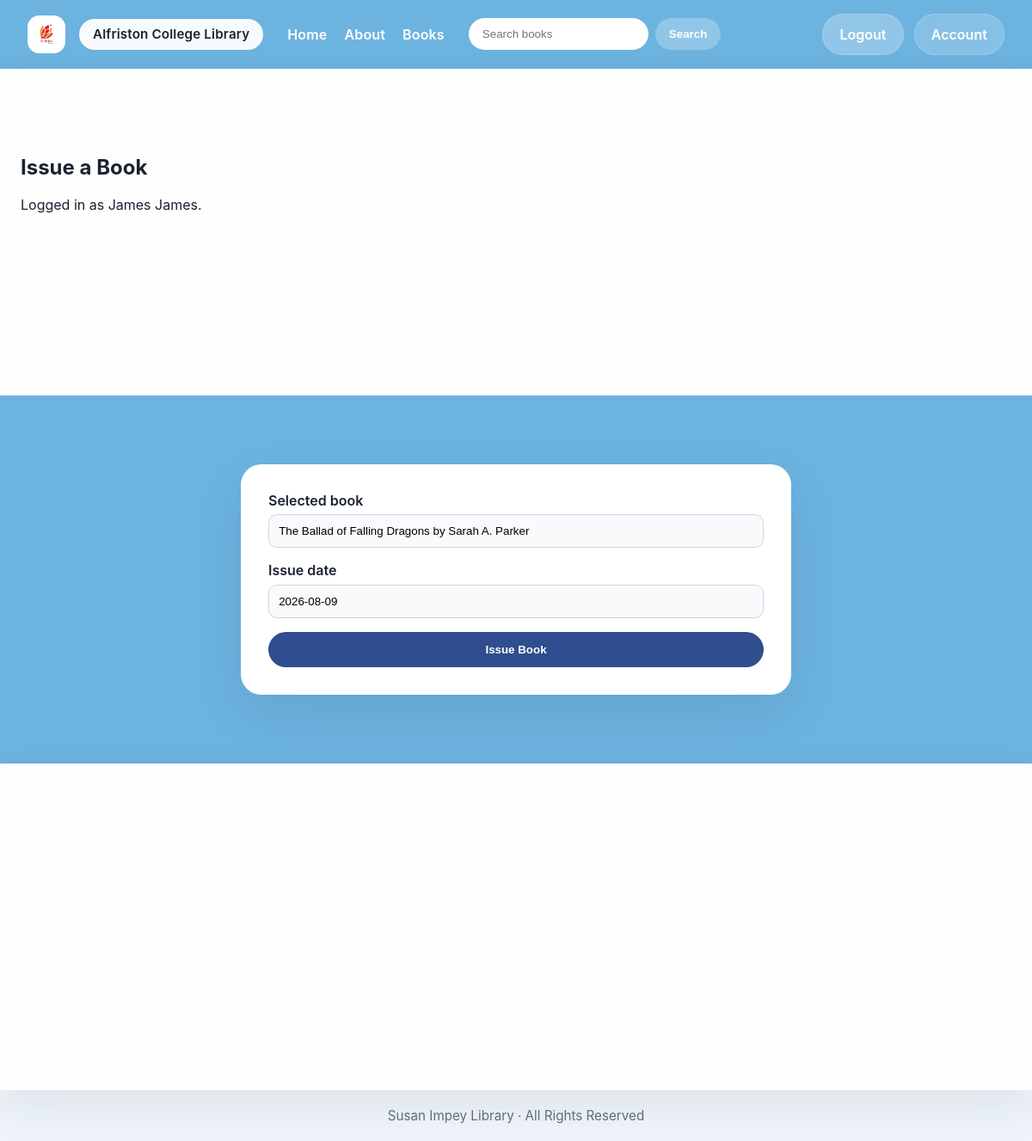
Page /issue/?book_id=31 (signed in) on the earlier database version.
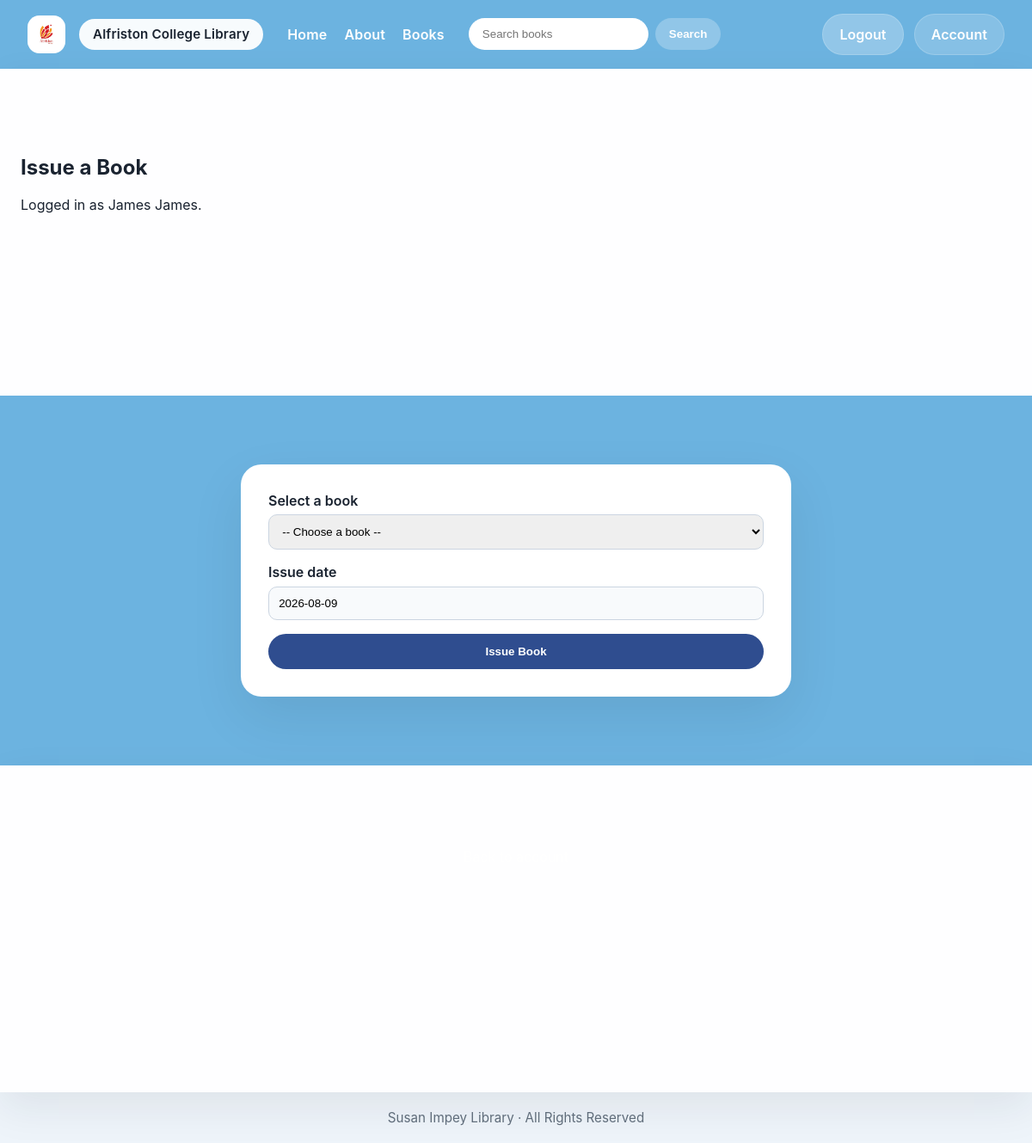
Same page on the later database version.
### AC_Library/models.py (models this page shows, shortened)
class Book(models.Model):
    book_id = models.AutoField(primary_key=True) # Stores the unique ID for each book in the library.
    genre_id = models.ForeignKey(Genre, on_delete=models.SET_NULL, null=True) # Only uses genres that are available in Genre class.
    book_title = models.CharField(blank=False) # Stores the title of the book.
    book_author = models.CharField(blank=False) # Stores the author of the book.
    book_cover = models.ImageField(upload_to='book_covers/', blank=True, null=True) # Stores the cover image of the book.
    book_description = models.CharField(blank=False, null=True) # Stores a synopsis / summary of the book which will be edited by the librarian (admins).
    book_copies_available = models.IntegerField(default=1) # There will always be at least 1 copy of a book, so default is set to 1.

### AC_Library/views.py (the view, shortened to what this page needs)
# urls.py: path('issue/', views.issue_book, name='issue'),
def issue_book(request):
    student_id = request.session.get('student_id')
    if not student_id:
        messages.info(request, 'Please sign in to issue a book.')
        next_url = quote(request.get_full_path(), safe='')
        return redirect(f"{reverse('login')}?next={next_url}")
    student = get_object_or_404(Student, student_id=student_id)
    available_books = Book.objects.filter(book_copies_available__gt=0).order_by('book_title')
    selected_book_id = request.GET.get('book_id')
    selected_book = available_books.filter(book_id=selected_book_id).first() if selected_book_id else None
    return render(request, 'issue.html', {
        'student': student,
        'available_books': available_books,
        'selected_book': selected_book,
        'today': date.today(),
    })

### AC_Library/templates/issue.html (shortened to what this page needs)
{% extends 'base.html' %}
{% block section_top %}
<div>
    <h1>Issue a Book</h1>
    <p>Logged in as {{ student.first_name }} {{ student.last_name }}.</p>
</div>
{% endblock %}
{% block section_middle %}
<div style="max-width: 640px; margin: 0 auto; padding: 2rem; background: white;
border-radius: 24px; box-shadow: 0 24px 64px rgba(0,0,0,0.08); color: #1a2330;">
    {% if available_books %}
        <form method="post">
            <div style="display: grid; gap: 1rem;">
                {% if selected_book %}
                    <div>
                        <label for="selected_book" style="display: block; margin-bottom: 0.4rem; font-weight: 600;">
                            Selected book
                        </label>
                        <input id="selected_book" type="text" value="{{ selected_book.book_title }} by {{ selected_book.book_author }}"
                        readonly style="width: 100%; padding: 0.7rem; border-radius: 10px; border: 1px solid #cbd5e1; background: #f8fafc;">
                    </div>
                {% else %}
                    <div>
                        <label for="book_id" style="display: block; margin-bottom: 0.4rem; font-weight: 600;">Select a book</label>
                        <select id="book_id" name="book_id" required style="width: 100%; padding: 0.7rem; border-radius: 10px; border: 1px solid #cbd5e1;">
                            <option value="">-- Choose a book --</option>
                        </select>
                    </div>
                {% endif %}
                <div>
                    <label for="issue_date" style="display: block; margin-bottom: 0.4rem; font-weight: 600;">Issue date</label>
                    <input id="issue_date" type="text" value="{{ today|date:'Y-m-d' }}" readonly style="width: 100%; padding: 0.7rem;
                    border-radius: 10px; border: 1px solid #cbd5e1; background: #f8fafc;">
                </div>
                <button type="submit" style="padding: 0.8rem 1.2rem; border: none; border-radius: 999px; background: #2f4d8f;
                color: white; font-weight: 700; cursor: pointer;">
                    Issue Book
                </button>
            </div>
        </form>
    {% else %}
        <p>No books are currently available to issue.</p>
    {% endif %}
</div>
{% endblock %}
{% block section_bottom %}
<div style="text-align: center; color: white;">
    <p><a href="{% url 'account' %}" style="color: white; text-decoration: none;">Back to account</a></p>
</div>
{% endblock %}

Differences in the rows shown:
no longer on this page (row edited): Book: book_title "The Ballad of Falling Dragons by Sarah A. Parker"
Other differences:
form field book_id: (not shown) → "-- Choose a book --"
text no longer shown: "Selected book"
text now shown: "Select a book"
